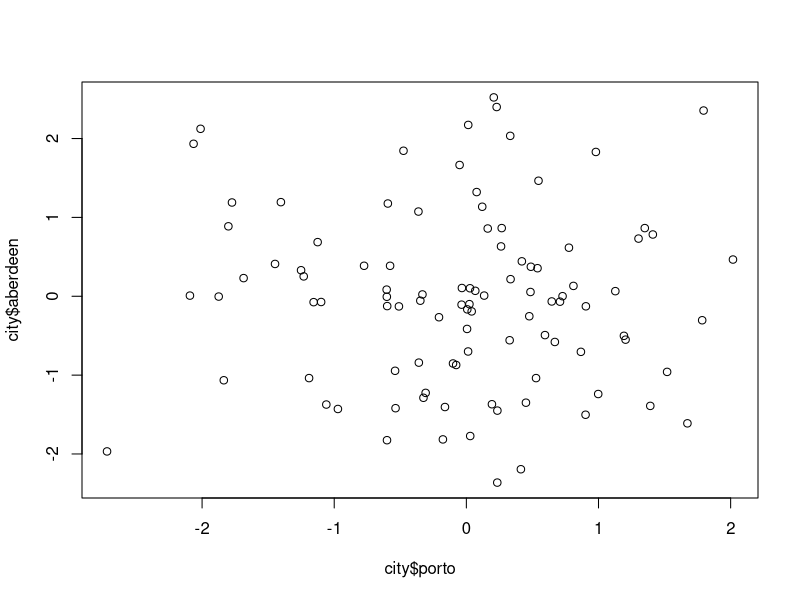
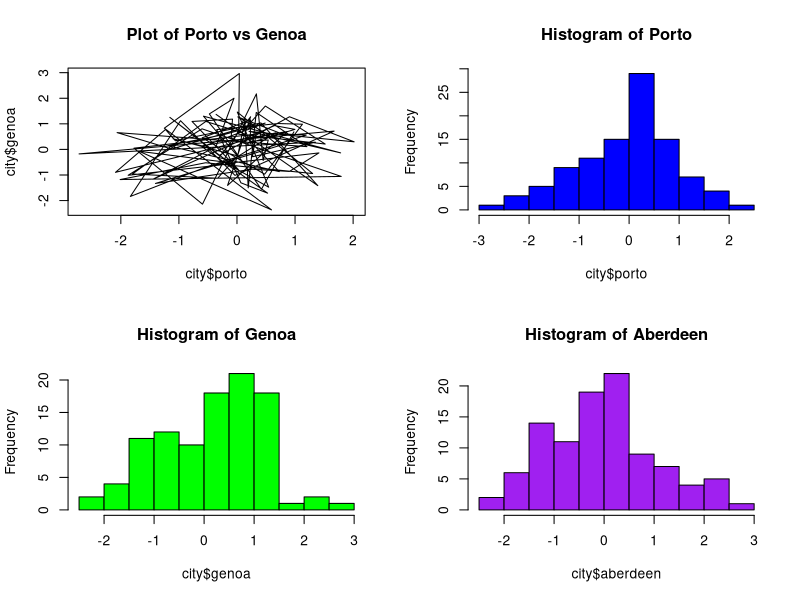
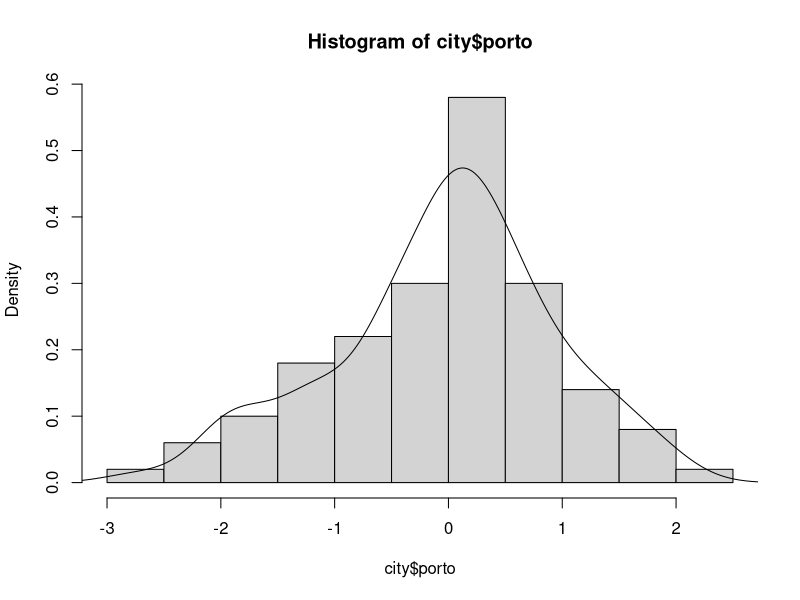
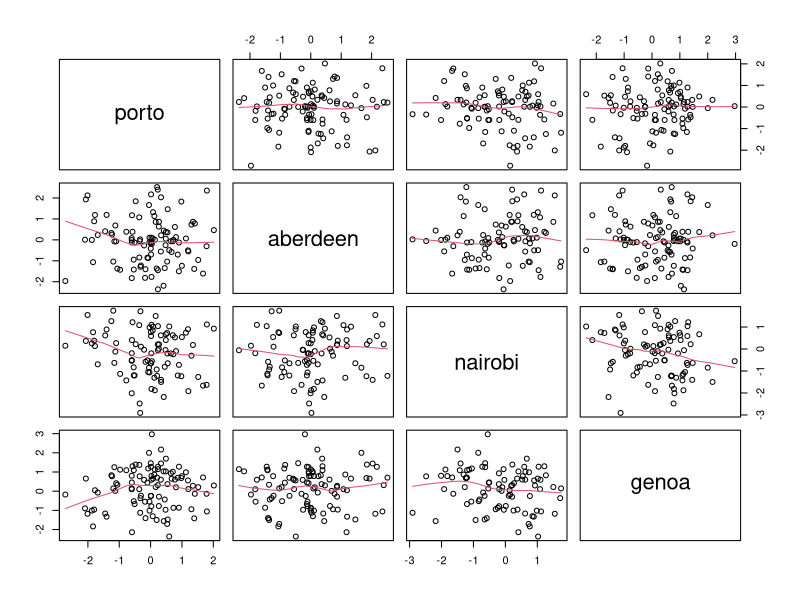

Write the R code that produced these figures, in order.
# plots can be created in both base R and with ggplot (but ggplot will allow you to
# make much more detailed plots than base R)

# generate data table of different city information
city <- data.frame(
  porto = rnorm(100),
  aberdeen = rnorm(100),
  nairobi = c(rep(NA, 10), rnorm(90)),
  genoa = rnorm(100)
)

# create a scatter plot that plots two cities against each other
plot(city$porto, city$aberdeen)

# use par and mfrow to plot 4 graphs within one screen
# can use main to rename the title of the plot
# can use col to choose the color of the plot
# comment following line out if you want just one plot again
par(mfrow = c(2, 2))
plot(city$porto, city$genoa, type = "l", main = "Plot of Porto vs Genoa")
hist(city$porto, col = "blue", main = "Histogram of Porto")
hist(city$genoa, col = "green", main = "Histogram of Genoa")
hist(city$aberdeen, col = "purple", main = "Histogram of Aberdeen")

par(mfrow = c(1,1))
hist(city$porto, freq = F) # need to set freq = F for correct density line 
lines(density(city$porto))

# use pairs() to create a multi-panel scatter plot with plot of all combo of vars
png(filename = "city_pair_plot.png")
pairs(city, panel = panel.smooth)

###
# homework
###

# box plots

# facets in ggplot

# legends in ggplot
